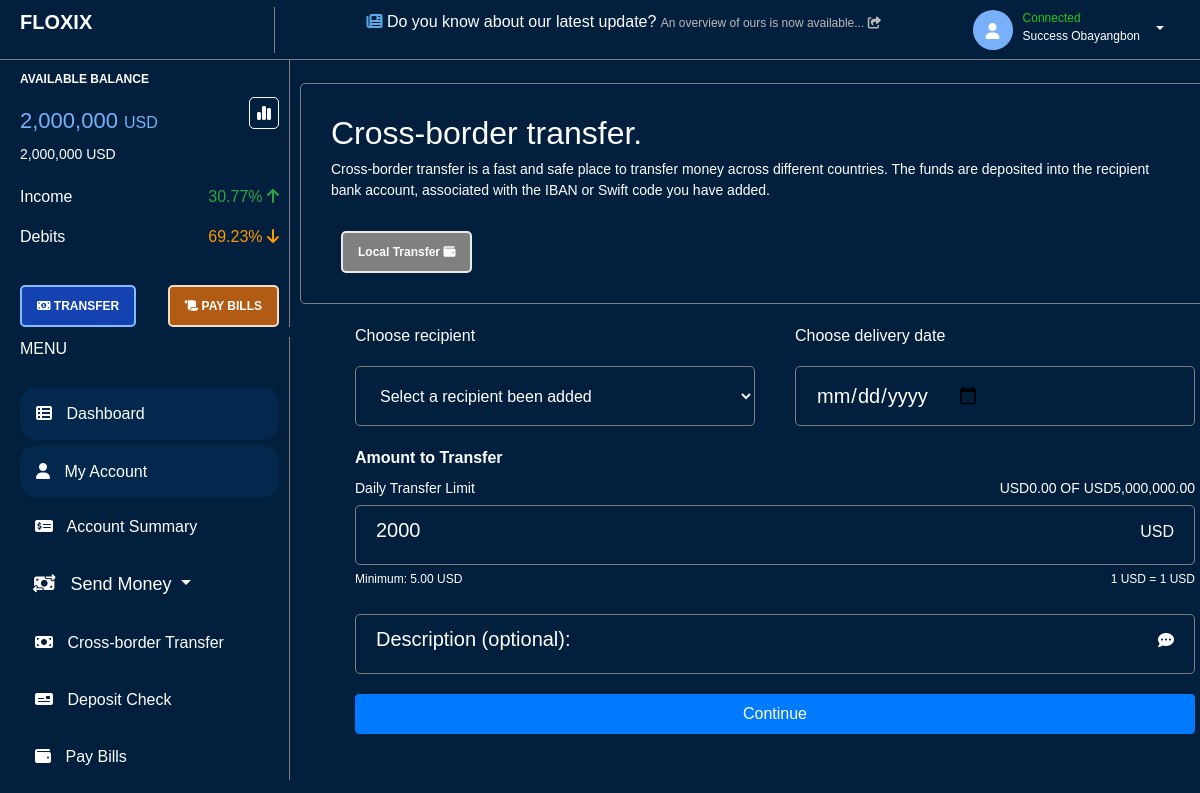
The page /account/user/profile/details/transaction/cross_border/transfer/ (signed in) on the database as committed earlier.
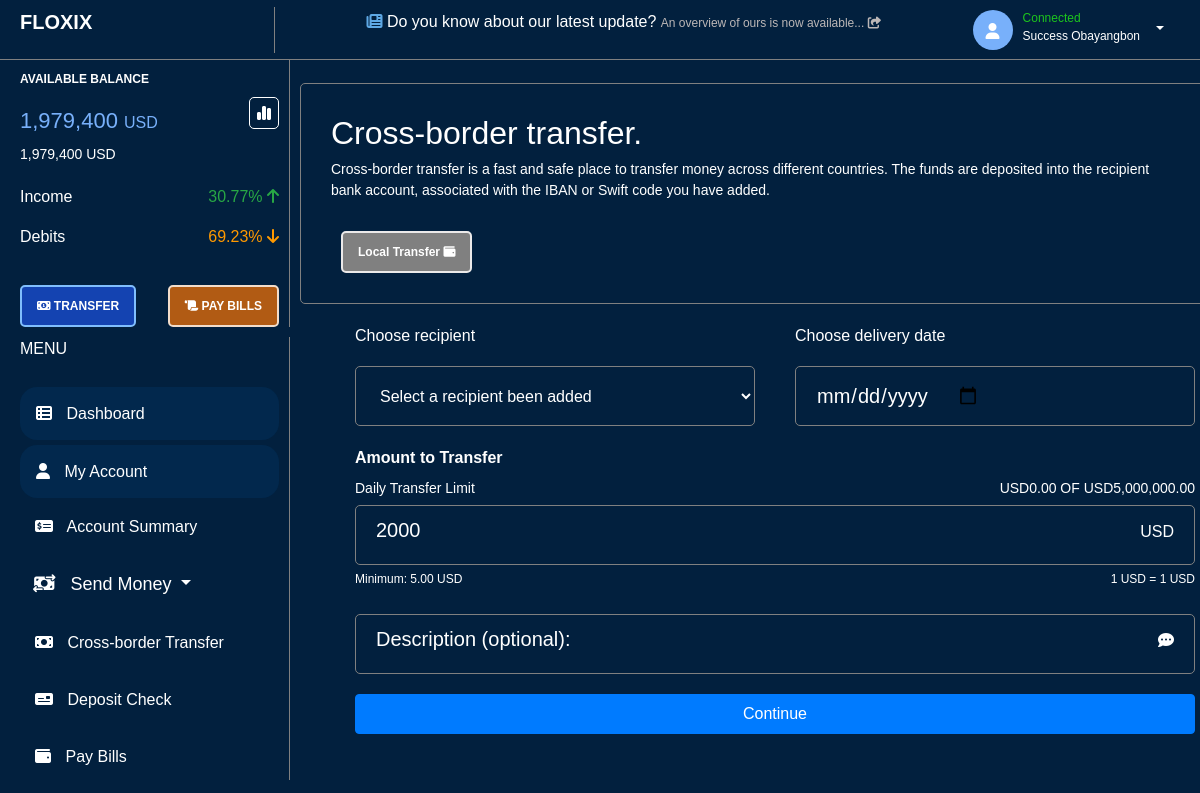
The same page on the database as committed later.
### main_app/models.py (models this page shows, shortened)
class Profile(models.Model):
    user = models.OneToOneField(User, on_delete=models.CASCADE)
    amount = models.DecimalField(max_digits=12, decimal_places=2, default=0.00)
    image = models.ImageField(default='default.jpg', upload_to='profile_pics')
    profile_pin = models.IntegerField(blank=False, null=False, default=2002)

### main_app/views.py (the view)
# urls.py: path('account/user/profile/details/transaction/cross_border/transfer/', views.cross_border_transfer, name='cross_border_transfer'),
@login_required
def cross_border_transfer(request):
    user_profile = Profile.objects.filter(user=request.user)
    context = {
        'user_profile': user_profile,
    }
    return render(request, 'main/cross_border.html', context)

### templates/main/cross_border.html (shortened to what this page needs)
{%extends 'main/profile.html'%}
{%load static%}
{%block section%}
<div style="height: 80vh;">
    <div class="welcome-greetings-section">
        <div class="welcome-greetings">
          <h2>Cross-border transfer.</h2>
          <p>Cross-border transfer is a fast and safe place to transfer money across different countries. The funds are deposited into the recipient bank account, associated with the IBAN or Swift code you have added.</p>
        </div>
        <div class="full-dashboard-transfer">
          <div>
            <a
              class="bills-link"
              style="background-color: gray; border: 2px solid rgb(235, 233, 233); margin-left: 10px; color: white;"
              href="{% url 'transaction_page' %}"
            >
              Local Transfer
              <i class="fa-solid fa-wallet"></i>
            </a>
        </div>
        </div>
    </div>
    <div style="margin-top: 20px;">
        <form class="border-form" action="" style="display: flex; justify-content: center;">
            <div>
                <div style="display: flex; flex-wrap: wrap; gap: 40px;">
                    <div>
                        <label>
                            Choose recipient
                        </label>
                        <select class="form-border" style="background-color: rgb(2, 32, 62); color: white;">
                            <option>Select a recipient been added</option>
                        </select>
                    </div>
                    <div>
                        <label>
                            Choose delivery date
                        </label>
                        <div class="form-border">
                            <input class="form-border-input" type="date" name="" id="">
                        </div>
                    </div>
                </div>
                <label style="font-size: 16px; font-weight: bold;">Amount to Transfer</label>
                    <div style="margin-bottom: -20px; font-size: 14px; display: flex; justify-content: space-between;">
                        <p>Daily Transfer Limit</p>
                        <p>USD0.00 OF USD5,000,000.00</p>
                    </div>
                    <div class="form-border" style="width: 100%;">
                        <div style="display: flex; justify-content: space-between; align-items: baseline; width: 100%;">
                            <input class="form-border-input amount-input" style="width: 100%;" name="amount" placeholder="2000" min="5" required>
                            <p>USD</p>
                        </div>
                    </div>
                    <div style="display: flex; justify-content: space-between; margin-top: -15px; font-size: 12px;">
                        <p>Minimum: 5.00 USD</p>
                        <p>1 USD = 1 USD</p>
                    </div>
                    <div class="form-border" style="width: 100%;">
                        <div style="display: flex; justify-content: space-between; align-items: baseline; width: 100%;">
                            <input class="form-border-input" style="width: 100%;" type="text" name="description" placeholder="Description (optional):">
                            <p><i class="fa-solid fa-comment-dots"></i></p>
                        </div>
                    </div>
                    <button type="submit" style="margin-bottom: 75px; width: 100%;" id="blueButton" class="btn btn-primary transfer-button">Continue</button>
                </div>
        </form>
    </div>
</div>
{%endblock section%}

### templates/main/profile.html (shortened to what the changed rows need)
{% load static %}
{% load humanize %}
<!DOCTYPE html>
<html lang="en">
  <head>
    <link rel="stylesheet" href="{% static 'css/profile.css' %}" />
    <link
      href="https://cdn.jsdelivr.net/npm/bootstrap@4.6.2/dist/css/bootstrap.min.css"
      rel="stylesheet"
    />
  </head>
  <body class="profile-body">
    <div class="second-profile-section">
      <div class="side-full-section" id="side-full-section">
        <div class="amount-section">
          <div class="balance-info">
            <p class="available-balance">AVAILABLE BALANCE</p>
            <p class="available-amount">
              {% for profile in user_profile %}{{ profile.amount|floatformat:0|intcomma }}{% endfor %}
              <span class="currency-amount">USD</span>
            </p>
            <p class="second-available-amount">
              {% for profile in user_profile %}{{ profile.amount|floatformat:0|intcomma }}{% endfor %}
              USD
            </p>
          </div>
        </div>
      </div>
      <div class="first_transfer_section" style="width: 100%">
        {% block section %} {% endblock section %}
      </div>
    </div>
  </body>
</html>

Rows that differ between the two databases and show on the page:
changed Profile: amount "2,000,000" → "1,979,400"
